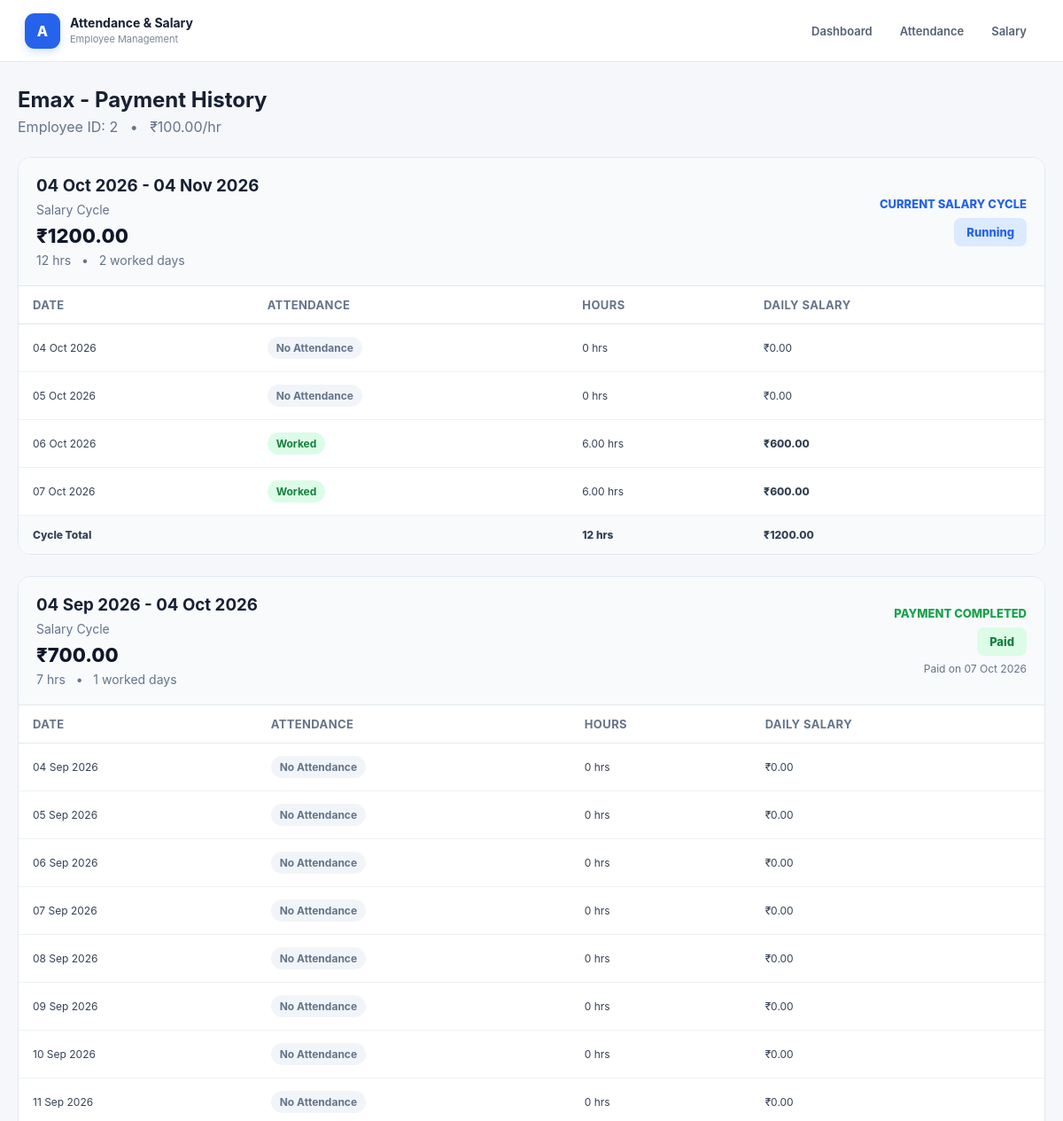
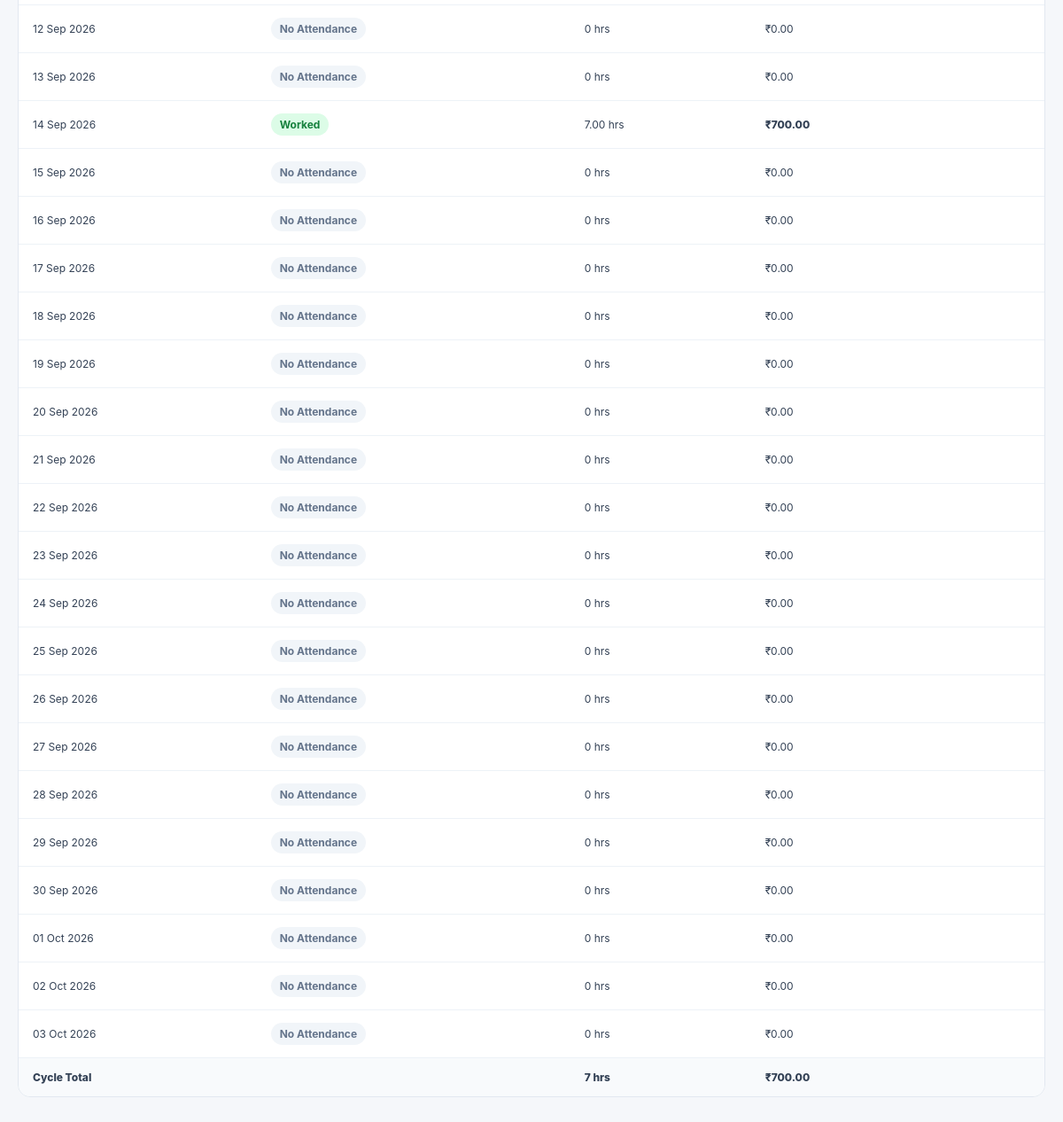
/salary/history/2/, run on the app's committed database (2 pictures, top to bottom).
### attendance/models.py (models this page shows, shortened)
class Employee(models.Model):
    STATUS_CHOICES = [
        ("active", "Active"),
        ("inactive", "Inactive"),
    ]
    employee_id = models.CharField(
        max_length=20,
        unique=True
    )
    name = models.CharField(
        max_length=100
    )
    phone = models.CharField(
        max_length=15
    )
    designation = models.CharField(
        max_length=100,
        blank=True
    )
    email = models.EmailField(
        blank=True
    )
    address = models.CharField(
        max_length=255,
        blank=True
    )
    joining_date = models.DateField()
    hourly_rate = models.DecimalField(
        max_digits=10,
        decimal_places=2
    )
    status = models.CharField(
        max_length=10,
        choices=STATUS_CHOICES,
        default="active"
    )
    created_at = models.DateTimeField(
        auto_now_add=True
    )
    updated_at = models.DateTimeField(
        auto_now=True
    )

class Attendance(models.Model):
    PAYMENT_STATUS_CHOICES = [
        ("pending", "Unpaid"),
        ("paid", "Paid"),
    ]
    employee = models.ForeignKey(
        Employee,
        on_delete=models.CASCADE,
        related_name="attendances"
    )
    date = models.DateField()
    hours_worked = models.DecimalField(
        max_digits=5,
        decimal_places=2
    )
    payment_status = models.CharField(
        max_length=10,
        choices=PAYMENT_STATUS_CHOICES,
        default="pending"
    )
    payment_date = models.DateField(
        null=True,
        blank=True
    )
    created_at = models.DateTimeField(
        auto_now_add=True
    )
    class Meta:
        constraints = [
            models.UniqueConstraint(
                fields=["employee", "date"],
                name="unique_employee_attendance_date"
            )
        ]
        ordering = ["-date"]
    @property
    def daily_salary(self):
        return self.hours_worked * self.employee.hourly_rate

class SalaryPayment(models.Model):
    PAYMENT_STATUS_CHOICES = [
        ("pending", "Pending"),
        ("paid", "Paid"),
    ]
    employee = models.ForeignKey(
        Employee,
        on_delete=models.CASCADE,
        related_name="salary_payments"
    )
    month = models.DateField(
        help_text="Salary cycle start date"
    )
    total_hours = models.DecimalField(
        max_digits=8,
        decimal_places=2
    )
    total_salary = models.DecimalField(
        max_digits=12,
        decimal_places=2
    )
    payment_status = models.CharField(
        max_length=10,
        choices=PAYMENT_STATUS_CHOICES,
        default="pending"
    )
    payment_date = models.DateField(
        null=True,
        blank=True
    )
    created_at = models.DateTimeField(
        auto_now_add=True
    )
    class Meta:
        constraints = [
            models.UniqueConstraint(
                fields=["employee", "month"],
                name="unique_employee_salary_cycle"
            )
        ]
        ordering = ["-month"]

### attendance/views.py (the view)
def employee_salary_history(
    request,
    employee_id
):
    sync_completed_salaries()
    employee = get_object_or_404(
        Employee,
        id=employee_id
    )
    today = date.today()
    history = []
    for start, end in reversed(
        cycle_list(
            employee,
            today
        )
    ):
        hours, days, salary = cycle_totals(
            employee,
            start,
            end
        )
        payment = SalaryPayment.objects.filter(
            employee=employee,
            month=start
        ).first()
        if today < end:
            status = "running"
        elif payment and payment.payment_status == "paid":
            status = "paid"
        elif salary > 0:
            status = "overdue"
        else:
            status = "no_attendance"
        daily_details = []
        last_day = min(
            end,
            today + timedelta(days=1)
        )
        current_day = start
        attendance_map = {
            record.date: record
            for record in Attendance.objects.filter(
                employee=employee,
                date__gte=start,
                date__lt=end
            )
        }
        while current_day < last_day:
            record = attendance_map.get(
                current_day
            )
            if record:
                daily_details.append(
                    {
                        "date": current_day,
                        "worked": True,
                        "hours": record.hours_worked,
                        "salary": record.daily_salary,
                    }
                )
            else:
                daily_details.append(
                    {
                        "date": current_day,
                        "worked": False,
                        "hours": Decimal("0"),
                        "salary": Decimal("0"),
                    }
                )
            current_day += timedelta(
                days=1
            )
        history.append(
            {
                "start": start,
                "end": end,
                "hours": hours,
                "days": days,
                "salary": salary,
                "status": status,
                "payment": payment,
                "daily_details": daily_details,
            }
        )
    return render(
        request,
        "attendance/employee_salary_history.html",
        {
            "employee": employee,
            "history": history,
        }
    )

### attendance/views.py (called while the page is built)
def add_months(d, months=1):
    index = d.month - 1 + months
    year = d.year + index // 12
    month = index % 12 + 1
    day = min(
        d.day,
        monthrange(year, month)[1]
    )
    return date(year, month, day)

def salary_cycle(employee, ref=None):
    ref = ref or date.today()
    start_day = min(
        employee.joining_date.day,
        monthrange(ref.year, ref.month)[1]
    )
    start = date(
        ref.year,
        ref.month,
        start_day
    )
    if ref < start:
        start = add_months(start, -1)
    end = add_months(start, 1)
    return start, end

def cycle_list(employee, through=None):
    through = through or date.today()
    current_start, _ = salary_cycle(
        employee,
        through
    )
    start = employee.joining_date
    cycles = []
    while start <= current_start:
        end = add_months(
            start,
            1
        )
        cycles.append(
            (
                start,
                end
            )
        )
        start = end
    return cycles

def cycle_totals(
    employee,
    start,
    end
):
    records = Attendance.objects.filter(
        employee=employee,
        date__gte=start,
        date__lt=end
    )
    hours = records.aggregate(
        total=Sum("hours_worked")
    )["total"] or Decimal("0")
    days = records.values(
        "date"
    ).distinct().count()
    salary = (
        hours
        * employee.hourly_rate
    )
    return (
        hours,
        days,
        salary
    )

### attendance/templates/attendance/employee_salary_history.html (shortened to what this page needs)
{% extends "attendance/base.html" %}
{% block content %}
<div class="salary-page">
    <div class="salary-header">
        <h2>
            {{ employee.name }} - Payment History
        </h2>
        <p>
            Employee ID: {{ employee.employee_id }}
            &nbsp; • &nbsp;
            ₹{{ employee.hourly_rate }}/hr
        </p>
    </div>
    {% for cycle in history %}
    <div class="cycle-card">
        <div class="cycle-header">
            <div class="cycle-top">
                <div class="cycle-title">
                    <h3>
                        {{ cycle.start|date:"d M Y" }}
                        -
                        {{ cycle.end|date:"d M Y" }}
                    </h3>
                    <p>
                        Salary Cycle
                    </p>
                    <div class="cycle-salary">
                        ₹{{ cycle.salary|floatformat:2 }}
                    </div>
                    <p style="margin-top:6px;">
                        {{ cycle.hours }} hrs
                        &nbsp; • &nbsp;
                        {{ cycle.days }} worked days
                    </p>
                </div>
                <div class="overdue-box">
                    {% if cycle.status == "overdue" %}
                        <span class="overdue-text">
                            PAYMENT OVERDUE
                        </span>
                        {% if cycle.payment %}
                        <form
                            method="post"
                            action="{% url 'mark_salary_paid' cycle.payment.id %}"
                        >
                            {% csrf_token %}
                            <button
                                type="submit"
                                class="mark-paid-btn"
                            >
                                Mark Paid
                            </button>
                        </form>
                        {% endif %}
                    {% elif cycle.status == "paid" %}
                        <span class="paid-text">
                            PAYMENT COMPLETED
                        </span>
                        <span class="paid-badge">
                            Paid
                        </span>
                        {% if cycle.payment.payment_date %}
                        <div style="
                            margin-top:7px;
                            color:#64748b;
                            font-size:12px;
                        ">
                            Paid on
                            {{ cycle.payment.payment_date|date:"d M Y" }}
                        </div>
                        {% endif %}
                    {% elif cycle.status == "running" %}
                        <span class="running-text">
                            CURRENT SALARY CYCLE
                        </span>
                        <span class="running-badge">
                            Running
                        </span>
                    {% endif %}
                </div>
            </div>
        </div>
        <div style="overflow-x:auto;">
            <table class="daily-table responsive-table">
                <thead>
                    <tr>
                        <th>
                            Date
                        </th>
                        <th>
                            Attendance
                        </th>
                        <th>
                            Hours
                        </th>
                        <th>
                            Daily Salary
                        </th>
                    </tr>
                </thead>
                <tbody>
                {% for day in cycle.daily_details %}
                    {% if day.worked %}
                    <tr>
                        <td data-label="Date">
                            {{ day.date|date:"d M Y" }}
                        </td>
                        <td data-label="Attendance">
                            <span class="worked-badge">
                                Worked
                            </span>
                        </td>
                        <td data-label="Hours">
                            {{ day.hours }} hrs
                        </td>
                        <td class="salary" data-label="Daily Salary">
                            ₹{{ day.salary|floatformat:2 }}
                        </td>
                    </tr>
                    {% else %}
                    <tr>
                        <td data-label="Date">
                            {{ day.date|date:"d M Y" }}
                        </td>
                        <td data-label="Attendance">
                            <span class="no-badge">
                                No Attendance
                            </span>
                        </td>
                        <td data-label="Hours">
                            0 hrs
                        </td>
                        <td data-label="Daily Salary">
                            ₹0.00
                        </td>
                    </tr>
                    {% endif %}
                {% endfor %}
                <tr class="total-row">
                    <td colspan="2" class="total-label">
                        Cycle Total
                    </td>
                    <td data-label="Hours">
                        {{ cycle.hours }} hrs
                    </td>
                    <td data-label="Total Salary">
                        ₹{{ cycle.salary|floatformat:2 }}
                    </td>
                </tr>
                </tbody>
            </table>
        </div>
    </div>
    {% empty %}
    <div class="cycle-card">
        <div style="padding:25px;">
            No payment history available.
        </div>
    </div>
    {% endfor %}
</div>
{% endblock %}

### attendance/static/attendance/style.css (style rules this page uses)
* { box-sizing: border-box; }
html { scroll-behavior: smooth; }
body { margin: 0; padding: 0; background: #f5f7fa; color: #172033; font-family: Inter, "Segoe UI", Arial, sans-serif; -webkit-font-smoothing: antialiased; padding-bottom: 0; }
table { width: 100%; border-collapse: collapse; min-width: 720px; }
th, td { text-align: left; padding: 13px 16px; border-bottom: 1px solid #eef2f6; font-size: 12px; vertical-align: middle; }
th { font-size: 11px; text-transform: uppercase; letter-spacing: 0.03em; color: #7c8798; background: #fbfcfe; font-weight: 700; }
tr:last-child td { border-bottom: 0; }
tbody tr { transition: background 0.15s ease; }
html { color-scheme: light; -webkit-text-size-adjust: 100%; }

### attendance/templates/attendance/employee_salary_history.html (style rules this page uses)
.salary-page { max-width: 1200px; margin: 0 auto; }
.salary-header { margin-bottom: 24px; }
.salary-header h2 { margin: 0 0 6px; }
.salary-header p { margin: 0; color: #64748b; }
.cycle-card { background: #ffffff; border: 1px solid #e2e8f0; border-radius: 14px; margin-bottom: 24px; overflow: hidden; }
.cycle-header { padding: 20px; background: #f8fafc; border-bottom: 1px solid #e2e8f0; }
.cycle-top { display: flex; justify-content: space-between; align-items: center; gap: 20px; }
.cycle-title h3 { margin: 0 0 7px; }
.cycle-title p { margin: 0; color: #64748b; font-size: 14px; }
.cycle-salary { font-size: 22px; font-weight: 800; color: #0f172a; margin-top: 8px; }
.overdue-box { text-align: right; }
.paid-text { display: block; color: #16a34a; font-size: 13px; font-weight: 800; margin-bottom: 8px; }
.running-text { display: block; color: #2563eb; font-size: 13px; font-weight: 800; margin-bottom: 8px; }
.paid-badge { display: inline-block; background: #dcfce7; color: #15803d; padding: 8px 14px; border-radius: 8px; font-size: 13px; font-weight: 800; }
.running-badge { display: inline-block; background: #dbeafe; color: #2563eb; padding: 8px 14px; border-radius: 8px; font-size: 13px; font-weight: 800; }
.daily-table { width: 100%; border-collapse: collapse; }
.daily-table th { padding: 13px 16px; text-align: left; background: #ffffff; color: #64748b; font-size: 13px; border-bottom: 1px solid #e2e8f0; }
.daily-table td { padding: 14px 16px; border-bottom: 1px solid #edf2f7; color: #334155; }
.daily-table tr:last-child td { border-bottom: none; }
.worked-badge { display: inline-block; background: #dcfce7; color: #15803d; padding: 5px 10px; border-radius: 999px; font-size: 12px; font-weight: 700; }
.no-badge { display: inline-block; background: #f1f5f9; color: #64748b; padding: 5px 10px; border-radius: 999px; font-size: 12px; font-weight: 700; }
.salary { font-weight: 800; }
.total-row { background: #f8fafc; font-weight: 800; }

### data on the page
Employee: name "Emax", employee_id "2", hourly_rate "100.00", date "04 Sep 2026"
Attendance: hours "6.00"
Attendance: hours "6.00"
SalaryPayment: date "05 Sep 2026" "06 Sep 2026" "07 Sep 2026" "08 Sep 2026" "09 Sep 2026" "10 Sep 2026" "11 Sep 2026" "12 Sep 2026" "13 Sep 2026" "15 Sep 2026" "16 Sep 2026" "17 Sep 2026" "18 Sep 2026" "19 Sep 2026" "20 Sep 2026" "21 Sep 2026" "22 Sep 2026" "23 Sep 2026" "24 Sep 2026" "25 Sep 2026" "26 Sep 2026" "27 Sep 2026" "28 Sep 2026" "29 Sep 2026" "30 Sep 2026" "01 Oct 2026" "02 Oct 2026" "03 Oct 2026", date "14 Sep 2026", salary "700.00"
Attendance: hours "7.00"

### other printed values
{{ cycle.start|date:"d M Y" }} "04 Oct 2026"
{{ cycle.end|date:"d M Y" }} "04 Nov 2026"
{{ cycle.salary|floatformat:2 }} "1200.00"
{{ cycle.hours }} "12"
{{ cycle.days }} "2"
{{ day.date|date:"d M Y" }} "04 Oct 2026" "05 Oct 2026"
{{ day.date|date:"d M Y" }} "06 Oct 2026" "07 Oct 2026"
{{ day.salary|floatformat:2 }} "600.00" "600.00"
